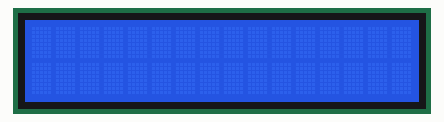
Simulated run of this sketch. Board: Arduino Uno, built with avr-gcc and run on an emulated ATmega328P. Shown: 16×2 character LCD.

Above: at 0.1 s.
At 1.1 s:
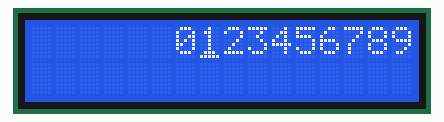
At 1.6 s:
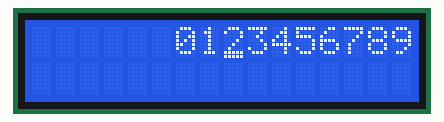
At 2.7 s:
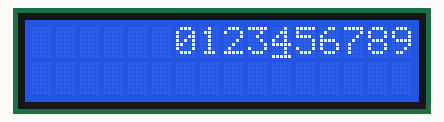
At 4.2 s:
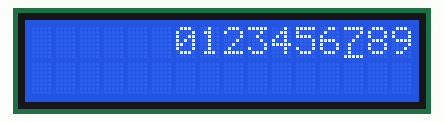
At 5.7 s:
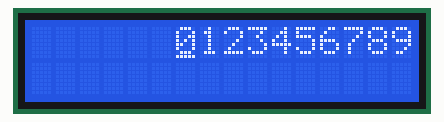

Measured:
- by itself, everything shown: repeats every 5.1 s, in 10 steps
- what the display in image 1 shows lasts 0.5 s, from 1.1 s to 1.6 s

The sketch:

define_char_2.ino
```cpp
#include <LiquidCrystal.h>

#define UNDER_CHAR  0


LiquidCrystal lcd(7, 8, 9, 10, 11, 12);

byte sel0[8] = {0xe,0x11,0x13,0x15,0x19,0x11,0xe,0x1f};
byte sel1[8] = {0x4,0xc,0x4,0x4,0x4,0x4,0xe,0x1f};
byte sel2[8] = {0xe,0x11,0x1,0x2,0x4,0x8,0x1f,0x1f};
byte sel3[8] = {0x1f,0x2,0x4,0x2,0x1,0x11,0xe,0x1f};
byte sel4[8] = {0x2,0x6,0xa,0x12,0x1f,0x2,0x2,0x1f};
byte sel5[8] = {0x1f,0x10,0x1e,0x1,0x1,0x11,0xe,0x1f};
byte sel6[8] = {0x6,0x8,0x10,0x1e,0x11,0x11,0xe,0x1f};
byte sel7[8] = {0x1f,0x1,0x2,0x4,0x8,0x8,0x8,0x1f};
byte sel8[8] = {0xe,0x11,0x11,0xe,0x11,0x11,0xe,0x1f};
byte sel9[8] = {0xe,0x11,0x11,0xf,0x1,0x2,0xc,0x1f};

byte *sel_digits[] = {sel0, sel1, sel2, sel3, sel4, sel5, sel6, sel7, sel8, sel9};
void setup()
{
  lcd.begin(16, 2);     // define display size, 16 columns, 2 rows
}

// print data for char at 'offset'
void print_char(int offset)
{
  byte *bptr = sel_digits[offset];

  Serial.print("data: offset=");
  Serial.print(offset);
  Serial.print(" (");

  for (int i = 0; i < 8; ++i)
  {
    Serial.print(*bptr++, HEX);
    Serial.print(",");
  }
  Serial.println(")");
}

int offset = 0;

void loop()
{
  int col;

//  Serial.print("offset="); Serial.println(offset);
  print_char(offset);
  delay(500);
  lcd.clear();
  lcd.createChar(UNDER_CHAR, sel_digits[offset]);
  lcd.setCursor(6, 0);
  col = 6;
  for (int i = 0; i < 10; ++i)
  {
    Serial.print("    i="); Serial.print(i);
    Serial.print(", col="); Serial.print(col);
    if (offset == i)
    {
      lcd.write(byte(UNDER_CHAR));
      Serial.print(", char=*"); Serial.println(offset);
    }
    else
    {
      lcd.write(i + '0');
      Serial.print(", char="); Serial.println(i + '0');
    }
    ++col;
  }

  if (++offset > 9)
    offset = 0;
}
```
